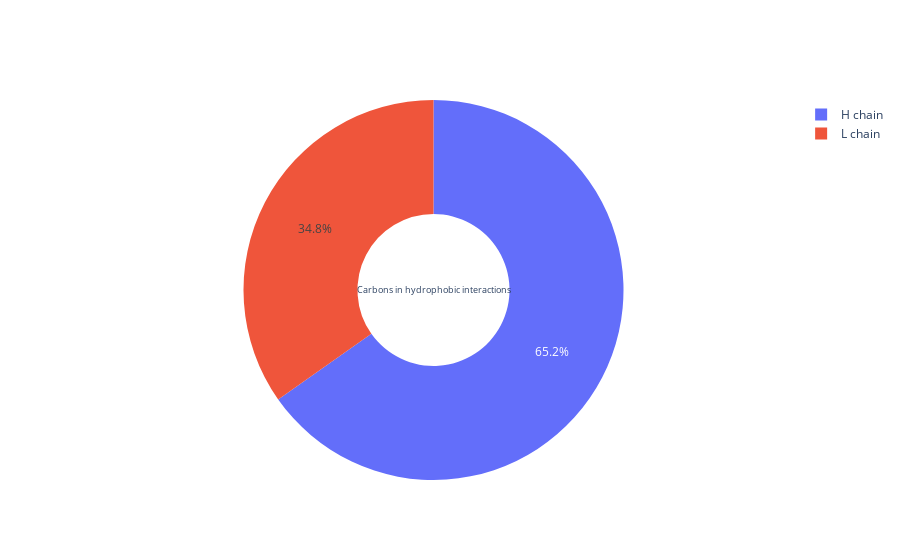

The cell this chart's notebook holds for it:
### Markdown cell above
### Origin of carbons in hydrophobic interactions

### Code cell
go.Figure(data = go.Pie(labels = ['H chain', 'L chain'],
    values = [hydro_dict['H'], hydro_dict['K'] + hydro_dict['L']], hole = .4) )

### Figure 1 — Plotly figure (JSON) as saved in the notebook; plotly's stock layout.template omitted (floating-point values rounded to 4 significant figures)
{"data": [{"hole": 0.4, "labels": ["H chain", "L chain"], "title": {"text": "Carbons in hydrophobic interactions"}, "type": "pie", "values": [44961, 23963]}], "layout": {}}
